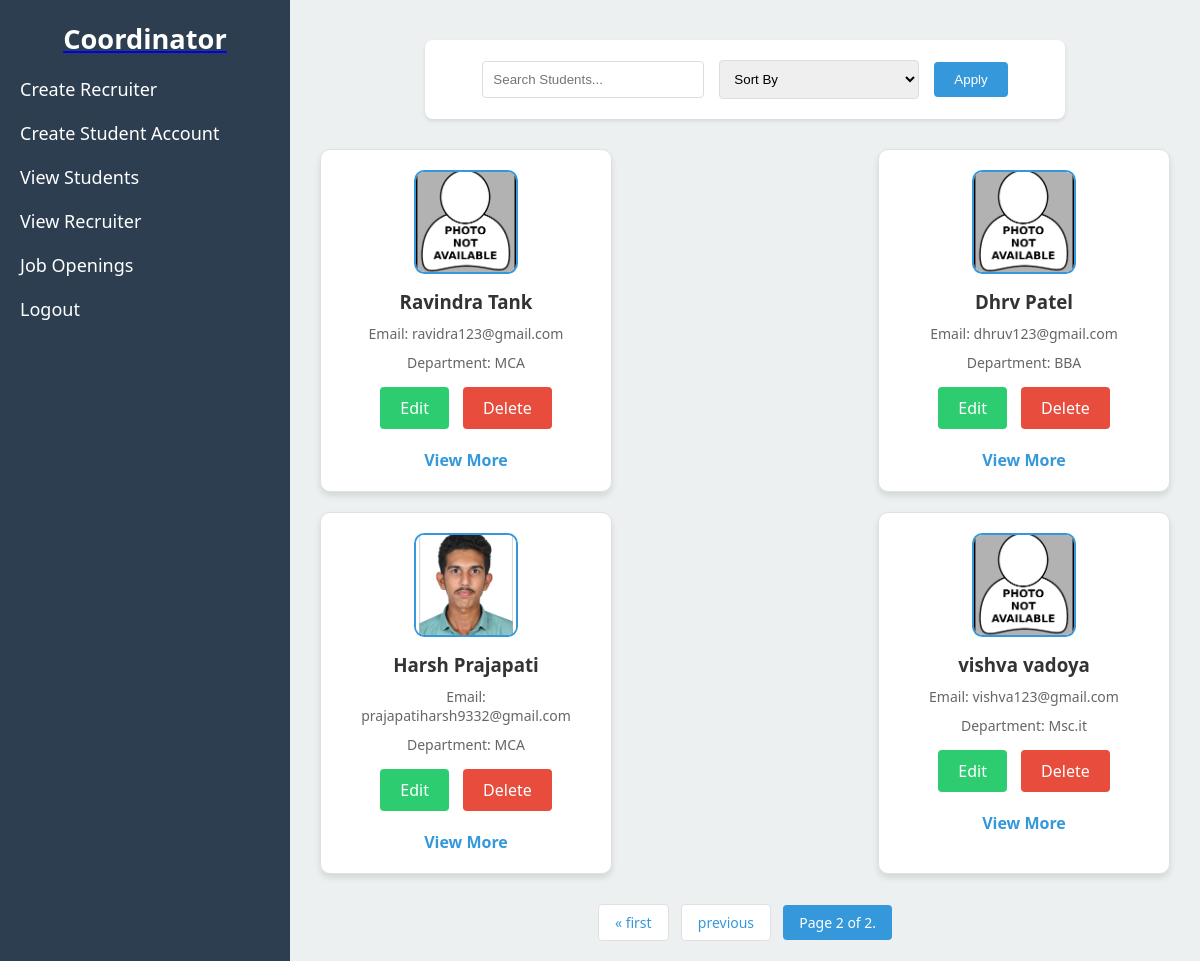
/students/?page=2&search=&sort= (signed in), run on an earlier commit of the app's database.
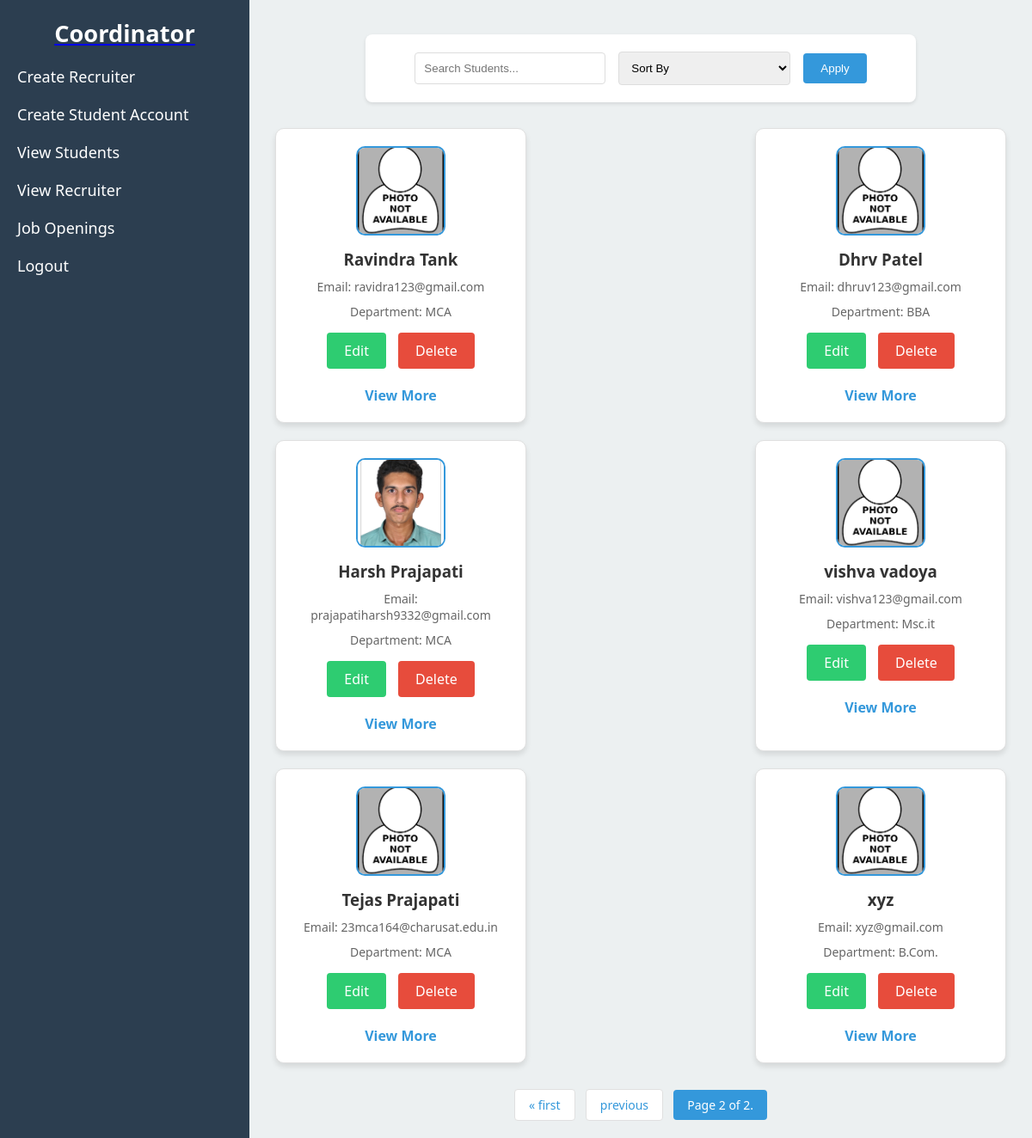
And on a later commit of the database.
### cprs_app/models.py (models this page shows, shortened)
class StudentProfile(models.Model):
    student_name = models.CharField(max_length=100,default=None)
    email = models.EmailField(unique=True,blank=True,null=True)
    department = models.CharField(max_length=50,default=None)
    password = models.CharField(max_length=128,default=None)
    reset_code = models.CharField(max_length=6, blank=True, null=True)
    reset_code_expires_at = models.DateTimeField(blank=True, null=True)

class StudentInformation(models.Model):
    student_profile = models.OneToOneField(StudentProfile, on_delete=models.CASCADE, related_name='student_info')
    student_id = models.CharField(max_length=50, unique=True, blank=True, null=True)
    college_email = models.EmailField(unique=True)
    full_name = models.CharField(max_length=200)
    personal_email = models.EmailField(blank=True, null=True)
    phone_number = models.CharField(max_length=15, blank=True, null=True)
    date_of_birth = models.DateField(blank=True, null=True)
    gender = models.CharField(max_length=10, choices=[('Male', 'Male'), ('Female', 'Female'), ('Other', 'Other')], blank=True, null=True)
    profile_photo = models.ImageField(upload_to='student_photos/', blank=True, null=True)
    permanent_address = models.TextField(blank=True, null=True)
    current_address = models.TextField(blank=True, null=True)
    department = models.CharField(max_length=100)
    degree_program = models.CharField(max_length=100, blank=True, null=True)
    year_of_enrollment = models.IntegerField(blank=True, null=True)
    year_of_graduation = models.IntegerField(blank=True, null=True)
    tenth_percentage = models.FloatField(blank=True, null=True)
    tenth_passing_year = models.IntegerField(blank=True, null=True)
    tenth_school = models.CharField(max_length=200, blank=True, null=True)
    twelfth_stream = models.CharField(max_length=50, choices=[('Science', 'Science'), ('Commerce', 'Commerce'), ('Arts', 'Arts'), ('Other', 'Other')], blank=True, null=True)
    twelfth_percentage = models.FloatField(blank=True, null=True)
    twelfth_passing_year = models.IntegerField(blank=True, null=True)
    twelfth_school = models.CharField(max_length=200, blank=True, null=True)
    ug_course = models.CharField(max_length=100, blank=True, null=True)
    ug_passing_year = models.IntegerField(blank=True, null=True)
    ug_cgpa = models.FloatField(blank=True, null=True)
    ug_college_university = models.CharField(max_length=200, blank=True, null=True)
    other_course = models.CharField(max_length=100, blank=True, null=True)
    other_passing_year = models.IntegerField(blank=True, null=True)
    other_cgpa = models.FloatField(blank=True, null=True)
    other_college_university = models.CharField(max_length=200, blank=True, null=True)
    backlogs = models.IntegerField(default=0, blank=True, null=True)
    skills = models.TextField(blank=True, null=True)
    certifications = models.TextField(blank=True, null=True)
    internship_details = models.TextField(blank=True, null=True)
    projects = models.TextField(blank=True, null=True)
    achievements = models.TextField(blank=True, null=True)
    extracurricular_activities = models.TextField(blank=True, null=True)
    resume = models.FileField(upload_to='resumes/', blank=True, null=True)
    linkedin_profile = models.URLField(blank=True, null=True)
    github_profile = models.URLField(blank=True, null=True)
    placement_preferences = models.TextField(blank=True, null=True)
    placed_status = models.BooleanField(default=False)
    job_offers = models.TextField(blank=True, null=True)
    date_of_last_update = models.DateTimeField(default=timezone.now)
    nationality = models.CharField(max_length=50, blank=True, null=True)

### cprs_app/views.py (the view, shortened to what this page needs)
# urls.py: path('students/', v1.admin_dashboard, {'section': 'view-students'}, name='view_students'),
@login_required
def admin_dashboard(request, section=None):
    context = {}
    if section == 'create-coordinator':
        context['section'] = 'admin_sections/create_coordinator.html'
    elif section == 'create-student':
        context['section'] = 'admin_sections/create_student.html'
    elif section == 'view-students':
        search_query = request.GET.get('search', '')
        sort_order = request.GET.get('sort', '')
        students_list = StudentProfile.objects.all()
        if search_query:
            students_list = students_list.filter(
                Q(student_name__icontains=search_query) |
                Q(email__icontains=search_query) |
                Q(department__icontains=search_query)
            )
        if sort_order == 'name':
            students_list = students_list.order_by('student_name')
        elif sort_order == 'email':
            students_list = students_list.order_by('email')
        elif sort_order == 'department':
            students_list = students_list.order_by('department')
        paginator = Paginator(students_list, 9)  # Show 9 students per page
        page_number = request.GET.get('page')
        students_page = paginator.get_page(page_number)
        context['students'] = students_page
        context['search_query'] = search_query
        context['sort_order'] = sort_order
        context['section'] = 'admin_sections/view_students.html'
    return render(request, 'admin_dashboard.html', context)

### cprs_app/views.py (called while the page is built)
def login_required(function=None):
    @wraps(function)
    def wrapper(request, *args, **kwargs):
        if 'username' not in request.session:  # Check if session has 'username'
            return redirect('login_form')  # Redirect to login page if not logged in
        return function(request, *args, **kwargs)
    return wrapper

### template/admin_dashboard.html (shortened to what this page needs)
{% load static %}
<!DOCTYPE html>
<html lang="en">
<head>
    <link rel="stylesheet" href="{% static 'styles.css' %}">
</head>
<body>
    <div class="dashboard-container">
        <nav class="sidebar">
            <a href="{% url 'admin_dashboard' %}" class="dashboard-link">
                <h2>Coordinator</h2>
            </a>
            <ul>
                <li><a href="{% url 'admin_dashboard_section' 'create-coordinator' %}">Create Recruiter</a></li>
                <li><a href="{% url 'admin_dashboard_section' 'create-student' %}">Create Student Account</a></li>
                <li><a href="{% url 'admin_dashboard_section' 'view-students' %}">View Students</a></li>
                <li><a href="{% url 'admin_dashboard_section' 'view-coordinators' %}">View Recruiter</a></li>
                <li><a href="{% url 'admin_dashboard_section' 'job-openings' %}">Job Openings</a></li>
                <li><a href="{% url 'logout' %}" onclick="return confirm('Are you sure you want to Logout.');">Logout</a></li>
            </ul>
        </nav>
        <main class="main-content">
            {% include section %}
        </main>
    </div>
</body>
</html>

### template/admin_sections/view_students.html (shortened to what this page needs)
{% load static %}
<!DOCTYPE html>
<html lang="en">
<head>
</head>
<body>
    <div class="container">
        <div class="search-sort-container">
            <form method="get" action="">
                <input type="text" name="search" placeholder="Search Students..." value="{{ search_query }}">
                <select name="sort">
                    <option value="">Sort By</option>
                </select>
                <button type="submit">Apply</button>
            </form>
        </div>
        <div class="student-grid">
            {% for student in students %}
            <div class="student-card">
                <img src="{% if student.student_info.profile_photo %}{{ student.student_info.profile_photo.url }}{% else %}{% static 'default_profile.png' %}{% endif %}" alt="Profile Photo">
                <h3>{{ student.student_name }}</h3>
                <p>Email: {{ student.email }}</p>
                <p>Department: {{ student.department }}</p>
                <div class="button-group">
                    <a href="{% url 'edit_student' student.email %}" class="edit-btn">Edit</a>
                    <a href="{% url 'delete_student' student.email %}" class="delete-btn" onclick="return confirm('Are you sure you want to delete this student?');">Delete</a>
                </div>
                <a href="{% url 'view_student_details' student.email %}" class="view-more">View More</a>
            </div>
            {% endfor %}
        </div>
        <div class="pagination">
            <span class="step-links">
                {% if students.has_previous %}
                    <a href="?page=1&search={{ search_query }}&sort={{ sort_order }}">&laquo; first</a>
                    <a href="?page={{ students.previous_page_number }}&search={{ search_query }}&sort={{ sort_order }}">previous</a>
                {% endif %}
                <span class="current">
                    Page {{ students.number }} of {{ students.paginator.num_pages }}.
                </span>
            </span>
        </div>
    </div>
</body>
</html>

What changed in the data, as far as the page shows it:
added StudentProfile: student_name "Tejas Prajapati", email "23mca164@charusat.edu.in", department "MCA"
added StudentProfile: student_name "xyz", email "xyz@gmail.com", department "B.Com."
